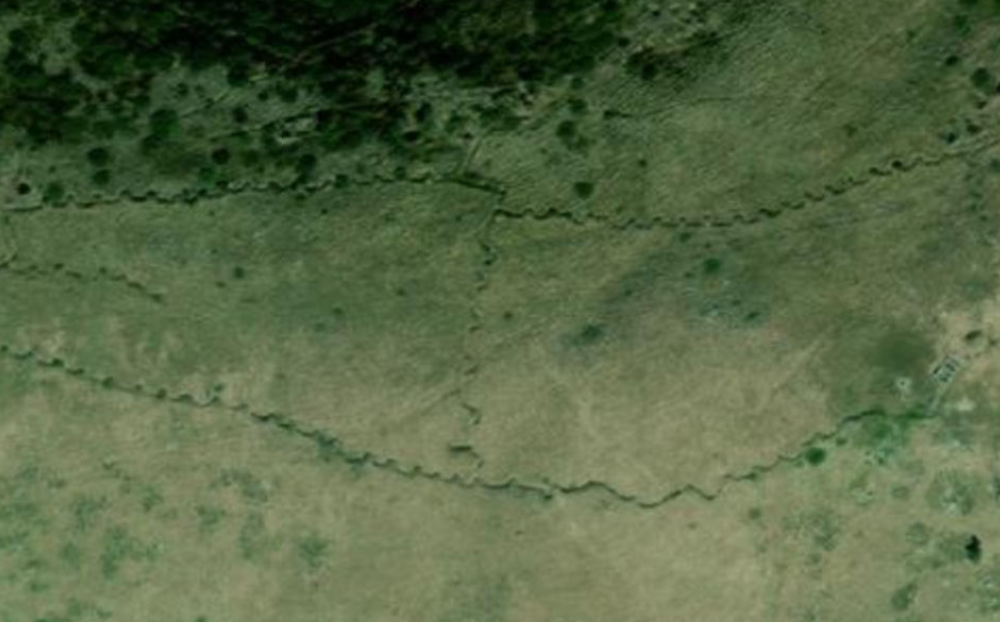
#> input picture images/main_image.png, 1000 x 622 px, shrunk from 1578 x 982 before the run
$ python image_reader.py
#> lines starting #> are read from the running program, lines starting #| are printed output that depends on the picture
from itertools import count
import cv2 as cv
from matplotlib import image
import numpy as np

class ImagePartitionReader:

    def __init__(self, image_file) -> None:
#> called with image_file = 'images/main_image.png'
        self.map_image = cv.imread('images/main_image.png')
#> self.map_image is the input picture: shape (622, 1000, 3); mean B, G, R 67.1, 101.9, 85.2

    def get_sub_images(self, sub_image_size):
#> called with sub_image_size = 300
        sub_images = []

        for i in range(0, self.map_image.shape[1], sub_image_size):
            for j in range(0, self.map_image.shape[0], sub_image_size):
                sub_image = self.map_image[i:i+sub_image_size,j:j+sub_image_size]
                sub_images.append(sub_image)
#> after the loop, sub_images = 12 items

        return sub_images


if __name__ == '__main__':

    image_partition_reader = ImagePartitionReader('images/main_image.png')
    images = image_partition_reader.get_sub_images(sub_image_size=300)
#> images = 12 items
    counter = 0


    for image in images:
        cv.imshow('test', image)
        cv.waitKey(300)
        cv.imwrite(f'./out/img_{counter}.jpg', image)
        counter += 1
#> this loop made 12 passes
#> pass 1, `cv.imshow('test', image)`:
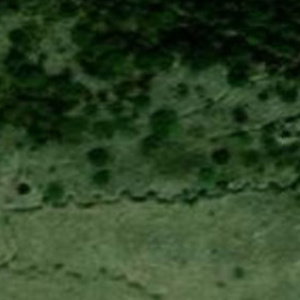
#> window 'test': shape (300, 300, 3); mean B, G, R 36.9, 67.4, 45.1
#> pass 2, `cv.imshow('test', image)`:
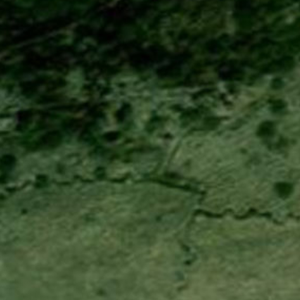
#> window 'test': shape (300, 300, 3); mean B, G, R 36.8, 67.2, 46.9
#> after the loop, counter = 12
